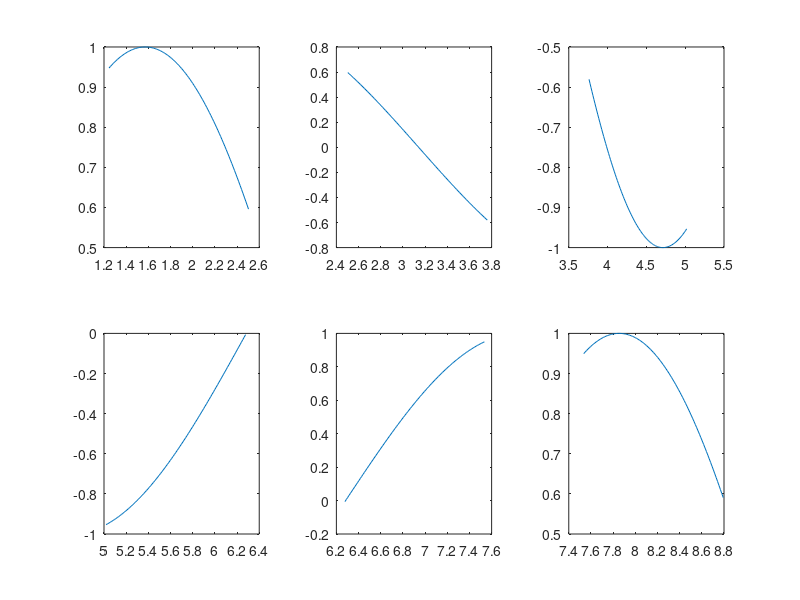

This chart was generated by the following MATLAB code:
x = linspace(0, 4*pi, 1000);
y = sin(x);


for i = 1:1:6
    subplot(2, 3, i)
    plot(x(i*100:i*100+100), y(i*100:i*100+100))
end
